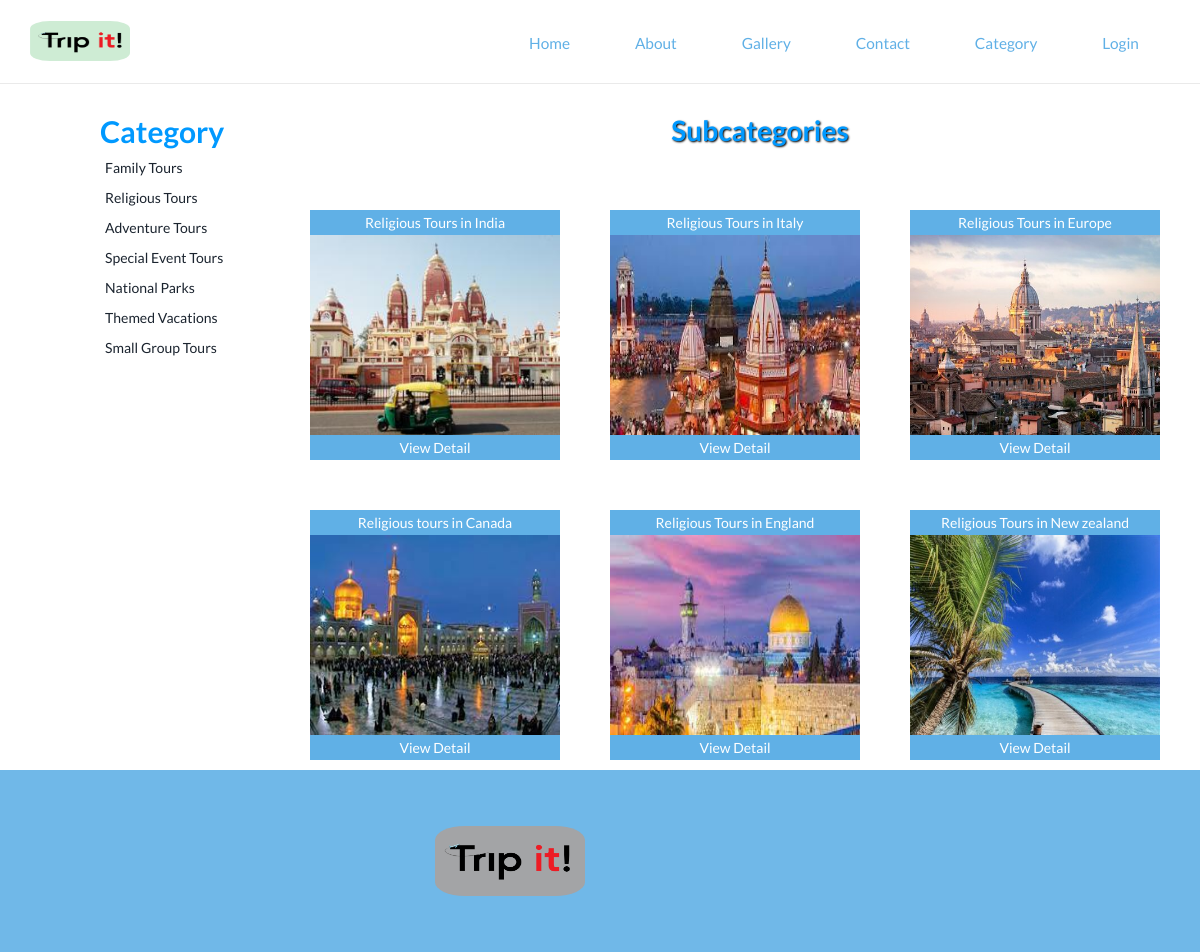
/subcat.php?catid=2, run on the app's committed database.
### tables this page shows
CREATE TABLE `category` (
  `Cat_id` int(100) NOT NULL,
  `Cat_name` varchar(2000) NOT NULL
);

CREATE TABLE `subcategory` (
  `Subcatid` int(200) NOT NULL,
  `Subcatname` varchar(1000) NOT NULL,
  `Catid` int(200) NOT NULL,
  `Pic` varchar(8000) NOT NULL,
  `Detail` varchar(8000) NOT NULL
);

### subcat.php (the view, shortened to what this page needs)
<!DOCTYPE html>
<html>
<head>
	<link href="stylecss.css" rel='stylesheet' type='text/css' />
	<link href="css/bootstrap.css" rel='stylesheet' type='text/css' />
	<link href="css/style.css" rel="stylesheet" type="text/css" media="all" />
</head>
<body>
	<?php include('function.php'); ?>
	<?php include('top.php'); ?>
	<br>
	<br>
	<br>
	<div style="height:50px"></div>
	<div style="width:1000px; margin:auto">
		<div style="width:200px; float:left">
			<table cellpadding="0" cellspacing="0" width="1000px">
				<tr>
					<td style="font-size:30px; color:#09F"><b>Category</b></td>
				</tr>
				<?php
				$s = "select * from category";
				$result = mysqli_query($cn, $s);
				while ($data = mysqli_fetch_array($result)) {
					echo "<tr><td style=' padding:5px;'><a href='subcat.php?catid=$data[0]'>$data[1]</a></td></tr>";
				}
				?>
			</table>
		</div>
		<div style="width:800px; float:left">
			<table cellpadding="0px" cellspacing="0" width="1000px">
				<tr>
					<td class="headingText">Subcategories</td>
				</tr>
				<tr>
					<td class="paraText" width="900px">
						<table cellpadding="0" cellspacing="0" width="900px">
							<?php
							$s = "select * from subcategory where Catid='" . $_GET["catid"] . "'";
							$result = mysqli_query($cn, $s);
							$n = 0;
							while ($data = mysqli_fetch_array($result)) {
								if ($n % 3 == 0) {
							?>
									<tr>
									<?php
								} ?>
									<td>
										<table border="0" width="100px" bordercolor="#FF6666">
											<tr>
												<td align="center" style="background-color:#60B0E6; color:#FFF"><?php echo $data[1]; ?> </td>
											</tr>
											<tr>
												<td class="image"><img src="Admin/subcatimages/<?php echo $data[3]; ?>" width="250px" height="200px" /></td>
											</tr><br /><br />
											<tr>
												<td align="center" style="background-color:#60B0E6; "><a href="package.php?subcatid=<?php echo $data[0]; ?>">
														<font color="#FFFFFF">View Detail</font>
													</a></td>
											</tr>
										</table>
									</td>
									<?php
									if ($n % 3 == 2) {
									?>
									</tr>
							<?php
									}
									$n = $n + 1;
								}
							?>
						</table>
					</td>
				</tr>
			</table>
		</div>
	</div>
	<?php include('bottom.php'); ?>
</body>
</html>

### function.php (shortened to what this page needs)
<!DOCTYPE html>
<html>
<head>
</head>
<body>
</body>
</html>

### top.php (shortened to what this page needs)
<div class="header-top">
	<div class="container">
		<div class="top-nav">
			<div class="logo">
				<a href="#"><img src="images/logos/2.jpg" style="width:100px; height:40px; border-radius: 20%;" id="section-1" class="img-responsive" alt="" /></a>
			</div>
			<div class="menu">
				<ul id="nav">
					<li><a href="index.php" onclick="javascript:window.open('index.php#','_self')"> Home</a></li>
					<li><a href="index.php#section-2" onclick="javascript:window.open('index.php#section-2','_self')"> About</a></li>
					<li><a href="index.php#section-3" onclick="javascript:window.open('index.php#section-3','_self')"> Gallery</a></li>
					<li><a href="index.php#section-5" onclick="javascript:window.open('index.php#section-5','_self')"> Contact</a></li>
					<li><a href="category.php" onclick="javascript:window.open('category.php','_self')">Category</a></li>
					<li><a href="admin/loginform.php" onclick="javascript:window.open('index.php#section-1','_self')"> Login</a></li>
				</ul>
			</div>
		</div>
		<div class="clearfix"> </div>
	</div>
</div>

### bottom.php (shortened to what this page needs)
<div class="fotter">
	<div class="container">
		<div class="fotter-grids">
			<div class="col-md-4 fotter-left">
			</div>
			<div class="col-md-4 fotter-middle">
				<div class="col-md-4 fotter-right" style="padding-left:10px">
					<div class="footer-list">
						<img src="images/logos/3.jpg" style="width:150px ; height:70px; border-radius: 20%;" alt="logo">
						<br />
					</div>
				</div>
				<div class="clearfix"></div>
			</div>
			<div class="clearfix"></div>
		</div>
	</div>
</div>

### stylecss.css (style rules this page uses)
.headingText { font-size: 38px; color: darkgray; margin: 5px; font-weight: bold; text-shadow: 1px 1px 2px black; text-align: center; }
.paraText { line-height: 25px; padding: 10px; text-align: justify; }
.image { border: darkgray; border-image: fill; }

### css/style.css (style rules this page uses)
.headingText { font-size: 28px; color: #09f; margin: 5px; font-weight: bold; text-shadow: 1px 1px 2px black; text-align: center; }
.paraText { line-height: 25px; padding: 10px; text-align: justify; }
.image { border: #03f; border-color: #9c0; }
body { margin: 0; padding: 0; font-family: "Lato", sans-serif; -webkit-appearance: none; }
body a { transition: 0.5s all; -webkit-transition: 0.5s all; -moz-transition: 0.5s all; -o-transition: 0.5s all; -ms-transition: 0.5s all; }
ul { margin: 0; padding: 0; }
.header-top { background: #fff; min-height: 32px; padding: 1.5em 0; position: fixed; z-index: 9999; width: 100%; clear: both; border-bottom: 1px solid rgba(128, 128, 128, 0.17); }
.logo { float: left; }
.top-nav ul { float: right; margin: 0.3em 0 0 0; }
.top-nav ul li { display: inline-block; margin: 0 0.5em; }
.top-nav ul li a { color: #60b0e6; text-decoration: none; padding: 0.4em 1.5em; display: block; border: 1px solid #fff; font-size: 1.1em; font-weight: 400; }
.container:after { content: "\0020"; display: block; height: 0; clear: both; visibility: hidden; }
.clearfix:before, .clearfix:after, .row:before, .row:after { content: "\0020"; display: block; overflow: hidden; visibility: hidden; width: 0; height: 0; }
.row:after, .clearfix:after { clear: both; }
.row, .clearfix { zoom: 1; }
.fotter { background: #70b8e8; min-height: 100px; }
.fotter-grids { padding: 4em 0; }

### data on the page
category: Cat_name "Family Tours"
category: Cat_name "Religious Tours"
category: Cat_name "Adventure Tours"
category: Cat_name "Special Event Tours"
category: Cat_name "National Parks"
category: Cat_name "Themed Vacations"
category: Cat_name "Small Group Tours"
subcategory: Subcatname "Religious Tours in India", Pic (picture)
subcategory: Subcatname "Religious Tours in Italy", Pic (picture)
subcategory: Subcatname "Religious Tours in Europe", Pic (picture)
subcategory: Subcatname "Religious tours in Canada", Pic (picture)
subcategory: Subcatname "Religious Tours in England", Pic (picture)
subcategory: Subcatname "Religious Tours in New zealand", Pic (picture)
